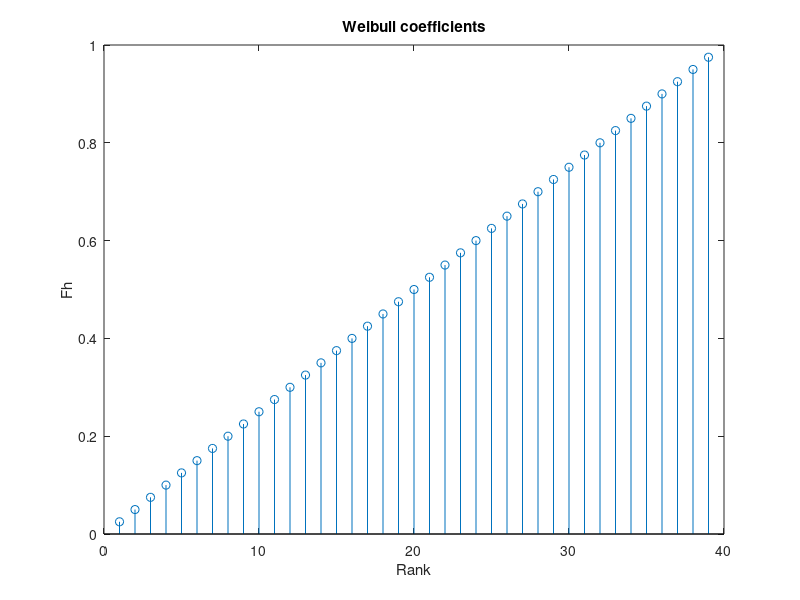
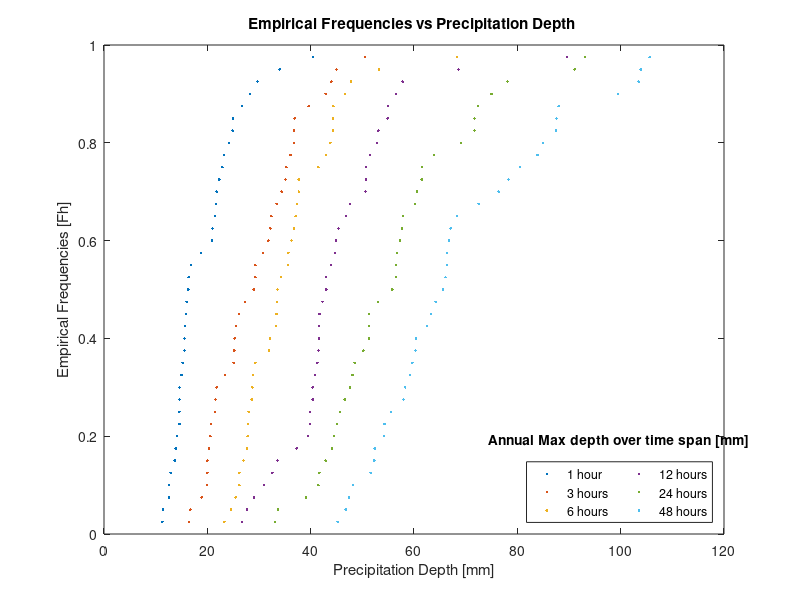
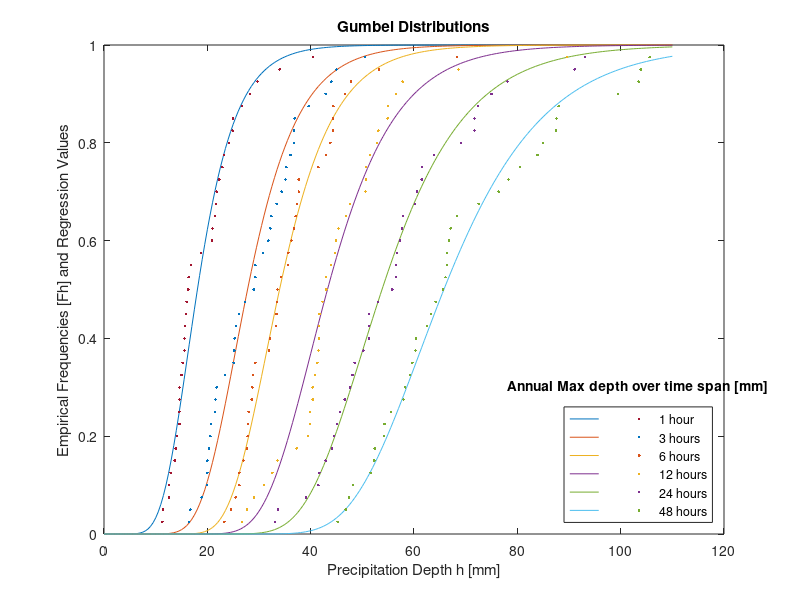
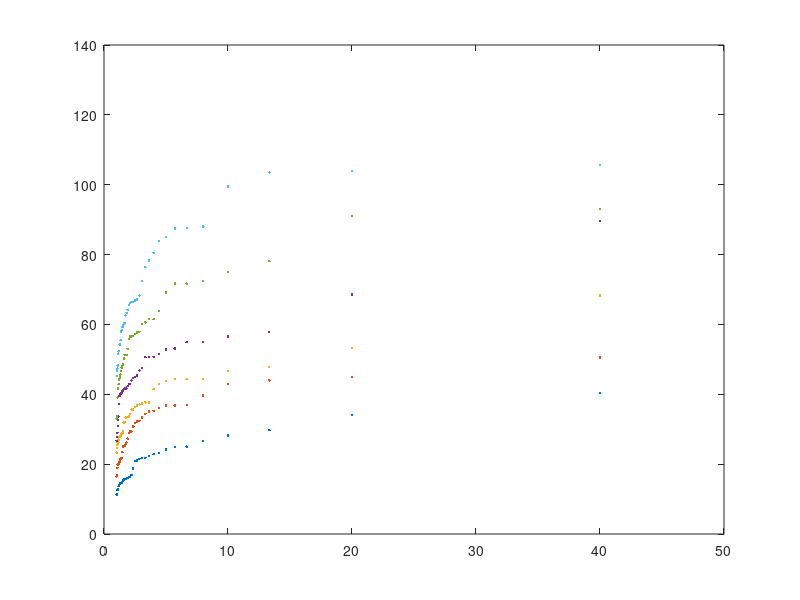

These figures' MATLAB source, in order:
% -------------------------------------------------------------------------
% Course: Hydrology for Engineers
% Assignment 1
% Part 2: Fit a Gumbel distribution and calculate critical rainfall depths
% -------------------------------------------------------------------------

clear variables %clear the workspace variables
close all %close alla figures
clc %clear the command window

% -------------------------------------------------------------------------
% # 1: Compute the Weibull plotting position
% -------------------------------------------------------------------------
%% (1) Computing Fh nd YF
% import the data from Part1 using the function load
load assignment1_output_part1.mat

% sorting data columns by amplitude
sortedAnnualMax = sort(AnnualMax,1, 'ascend');
sortedAnnualMax;

%% Computing Weibull coefficients 

% initializing empty vector
Fh = zeros([size(sortedAnnualMax, 1),1]);

% computing frequency : Fh = i/(N+1)
sz = size(Fh,1);
for c = 1:sz
    Fh(c) = c/ (sz + 1);
end
Fh;

%% Plotting Weibull coefficients 
figure(21)
stem(Fh)
title('Weibull coefficients')
xlabel('Rank') 
ylabel('Fh') 

%% computing reduced variable YF

YF = -log(-log(Fh));

% Plot of Fh vs h
% for first column
figure(22)
plot(sortedAnnualMax(), Fh, '.');
title('Empirical Frequencies vs Precipitation Depth ')
xlabel('Precipitation Depth [mm]') 
ylabel('Empirical Frequencies [Fh]')
lgd = legend({'1 hour', '3 hours', '6 hours', ...
        '12 hours', '24 hours', '48 hours'}, ...
        "Location", "southeast", "NumColumns",2);
title(lgd, "Annual Max depth over time span [mm]")

%% (2) Fitting Gumbel curve
% method of moments
% calculating means and standard deviation for each duration 
std_vect = std(AnnualMax);
mean_vect = mean(AnnualMax);

%defining variables 
GumbelParMoments = zeros(2,6);
m = length(std_vect);

for k = 1:m
    alpha = pi/(std_vect(k)*sqrt(6));
    mu = mean_vect(k)-0.5772/alpha;

    GumbelParMoments(1,k) = alpha;
    GumbelParMoments(2,k) = mu;
end 
GumbelParMoments;
%%
% Gumbel method
GumbelPar = zeros(2,6);
m = length(std_vect);

mu_YF = mean(YF);
sigma_YF = std(YF);

% Defining paramaters 
for k = 1:m
    alphaG = sigma_YF/std_vect(k);
    muG = mean_vect(k)-(mu_YF/sigma_YF)*std_vect(k);
    
    GumbelPar(1,k) = alphaG;
    GumbelPar(2,k) = muG;
end
GumbelPar;

%% (3)Compute analytical Gumbel distributions

n = 0:0.5:110;%TO-DO : revoir si on veut pas partir à 1 plutôt...?  % selon les graphe du cours, mieux de partir à 0 MMG               
m = length(n);
GumbelCompute = zeros(m,6);
GumbelComputeMoments = zeros(m,6);

for k = 1:m
    for l = 1:6
       GumbelCompute(k,l) = exp(-exp(-GumbelPar(1,l)*(n(k)-GumbelPar(2,l))));
       GumbelComputeMoments(k,l) = exp(-exp(-GumbelParMoments(1,l)*(n(k)-GumbelParMoments(2,l))));
    end 
end 

%% (4) Plot 

figure(23)
plot(n, GumbelComputeMoments) % (1x39), (221x6) ??
title('Gumbel Distributions')
xlabel('Precipitation Depth h [mm]') 
ylabel('Empirical Frequencies [Fh] and Regression Values')
hold on 
plot(sortedAnnualMax(), Fh, '.'); % (39x6), (39x1)
lgd = legend({' ',' ',' ',' ',' ',' ','1 hour','3 hours', ...
        '6 hours','12 hours', ...
        '24 hours','48 hours',}, ...
        'Location','southeast', 'NumColumns',2); % ++ line and point order coherence with figure 25
title(lgd, "Annual Max depth over time span [mm]")
% TO-DO : set the same colors to both plot elements 1 to 1 (regressions and
% points) i.e. the points corresponding to a regression curve should have
% the same color

%% (5) Th and h

%computing return period

q = length(Fh);
Weibull_T = zeros(q,1);

for k = 1:q
    Weibull_T(k) = 1/(1-Fh(k));
end 
Weibull_T;


T = zeros(221,6);
for k = 1:221
    for l = 1:6
        T(k,l) = 1/(1-GumbelCompute(k,l));
    end 
end 

%% (6) plotting 

figure(24)

n = 1:1:39;

plot(Weibull_T, sortedAnnualMax(),'.'); % dimensions : (39x1), (39x6)
axis([0, 50, 0, 140])
% compute h by reverting analytical formula (check variables)
% hrevert = muG - log(-log(1-1/T))/alphaG;
hrevert = zeros(221,6);
Tbis = 0:0.5:110;
for k = 1:221
    for l = 1:6
        hrevert(k,l) = GumbelPar(2,l) -log(-log(1-1/Tbis(k)))/GumbelPar(1,l);
    end 
end 

figure(25)
n = 1:39;
plot(Weibull_T, sortedAnnualMax(),'.'); % dimensions : (39x1), (39x6)
title('Continuous Gumbel distribution')
xlabel('Return period T [years]') 
ylabel('Rainfall depth [mm]')
axis([0, 60, 0, 140])
hold on 
plot(Tbis,hrevert) % (221x1), (221x6)
lgd = legend({' ',' ',' ',' ',' ',' ', '1 hour', '3 hours', '6 hours', ...
        '12 hours', '24 hours', '48 hours'}, ...
        "Location", "southeast", "NumColumns",2); % ++ line and point order coherence with figure 23
title(lgd, "Annual Max depth over time span [mm]")

hold off

%% (7) Building matrix of predicted depth

H_Gum = zeros(3,6);
k = 1;
for t = [10, 40, 100]
    s = Tbis == t;
    for u = 1:6
        H_Gum(k,u) = hrevert(s,u);
    end 
    k = k + 1;
end 
H_Gum

%% (8) saving elements 
T = [10 40 100];
D = [1 3 6 12 24 48];
save('assignment1_output_part2.mat','H_Gum', 'T', 'D');
